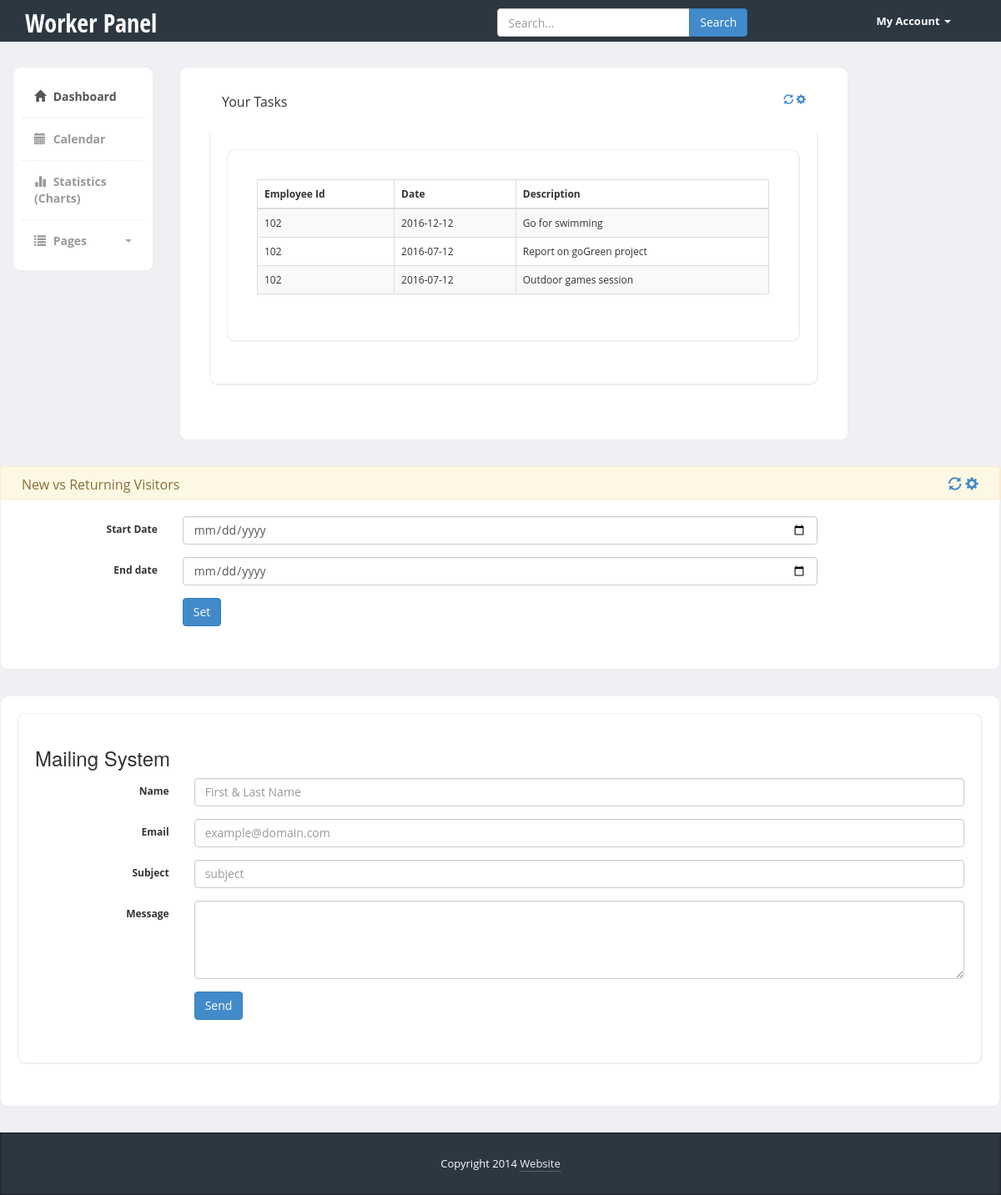
The page /indexW.php (signed in) on the database its author committed.
### tables this page shows
CREATE TABLE IF NOT EXISTS `schedule` (
  `empid` int(11) DEFAULT NULL,
  `empdate` date DEFAULT NULL,
  `description` varchar(30) DEFAULT NULL,
  KEY `empid` (`empid`)
);

### indexW.php (the view, shortened to what this page needs)
<?php
	$email = $_SESSION['email'];
?>
<!DOCTYPE html>
<html>
  <head>
    <link href="bootstrap/css/bootstrap.min.css" rel="stylesheet">
    <link href="css/styles.css" rel="stylesheet">
  </head>
  <body>
  	<div class="header">
	     <div class="container">
	        <div class="row">
	           <div class="col-md-5">
	              <div class="logo">
	                 <h1><a href="index.php">Worker Panel</a></h1>
	              </div>
	           </div>
	           <div class="col-md-5">
	              <div class="row">
	                <div class="col-lg-12">
	                  <div class="input-group form">
	                       <input type="text" class="form-control" placeholder="Search...">
	                       <span class="input-group-btn">
	                         <button class="btn btn-primary" type="button">Search</button>
	                       </span>
	                  </div>
	                </div>
	              </div>
	           </div>
	           <div class="col-md-2">
	              <div class="navbar navbar-inverse" role="banner">
	                  <nav class="collapse navbar-collapse bs-navbar-collapse navbar-right" role="navigation">
	                    <ul class="nav navbar-nav">
	                      <li class="dropdown">
	                        <a href="#" class="dropdown-toggle" data-toggle="dropdown">My Account <b class="caret"></b></a>
	                      </li>
	                    </ul>
	                  </nav>
	              </div>
	           </div>
	        </div>
	     </div>
	</div>
    <div class = "page-content">
    	<div class = "row">
		  <div class = "col-md-2">
		  	<div class = "sidebar content-box" style="display: block;">
                <ul class="nav">
                    <li class="current"><a href="indexW.php"><i class="glyphicon glyphicon-home"></i> Dashboard</a></li>
                    <li><a href="calendar.php"><i class="glyphicon glyphicon-calendar"></i> Calendar</a></li>
                    <li><a href="stats.html"><i class="glyphicon glyphicon-stats"></i> Statistics (Charts)</a></li>
                    <li class="submenu">
                         <a href="#">
                            <i class="glyphicon glyphicon-list"></i> Pages
                            <span class="caret pull-right"></span>
                         </a>
                    </li>
                </ul>
             </div>
		  </div>
		<div class="col-md-10">
		  	<div class="row">
		  		<div class="col-md-10">
		  			<div class="content-box-large">
		  				<div class="panel-heading">
							<div class="panel-title">Your Tasks</div>
							<div class="panel-options">
								<a href="#" data-rel="collapse"><i class="glyphicon glyphicon-refresh"></i></a>
								<a href="#" data-rel="reload"><i class="glyphicon glyphicon-cog"></i></a>
							</div>
						</div>
		  				<div class="panel-body">
							<div class="content-box-large box-with-header">
									<?php
										require 'connect.php';
										$sql = "SELECT * FROM schedule where empid in(select empid from emp where email = '$email')";
										$result = mysqli_query($conn,$sql);
										echo '<div class="content-box-large">';
											echo '<div class="panel-body">';
												echo '<table cellpadding="0" cellspacing="0" border="0" class="table table-striped table-bordered" id="example">';
												echo '<thead>';
													echo '<tr>';
														echo'<th>Employee Id</th>';
														echo'<th>Date</th>';
														echo'<th>Description</th>';
													echo '</tr>';
												echo '</thead>';
												echo '<tbody>';
													$count = mysqli_num_rows($result);
													if($count>=1){
														while($row = mysqli_fetch_assoc($result)){
															echo '<tr>';
															echo '<td>'.$row['empid'].'</td>';
															echo '<td>'.$row['empdate'].'</td>';
															echo '<td>'.$row['description'].'</td>';
															echo'</tr>';
														}
													}
													echo'</tbody>';
												echo'</table>';
											echo'</div>';
										echo'</div>';
									?>
								</div>
		  				</div>
		  			</div>
		  		</div>
		  	</div>
		</div>
		  	<div class="row">
		  		<div class="col-md-12 panel-warning">
		  			<div class="content-box-header panel-heading">
	  					<div class="panel-title ">New vs Returning Visitors</div>
						<div class="panel-options">
							<a href="#" data-rel="collapse"><i class="glyphicon glyphicon-refresh"></i></a>
							<a href="#" data-rel="reload"><i class="glyphicon glyphicon-cog"></i></a>
						</div>
		  			</div>
		  			<div class="content-box-large box-with-header">
							<form  action = "indexW.php" method = "post">
							<div class = "form-horizontal">
								<div class="form-group">
									<label for="date" class="col-sm-2 control-label">Start Date</label>
									<div class="col-sm-8">
										<input type="date" id = 'd1' class="form-control" name="datepicker1" placeholder="Pick start date">
									</div>
								</div>
								<div class="form-group">
									<label for="date" class="col-sm-2 control-label">End date</label>
									<div class="col-sm-8">
										<input type="date" id='d2' class="form-control" name="datepicker2" placeholder="Pick end date">
									</div>
								</div>
								<div class="form-group">
									<div class="col-sm-10 col-sm-offset-2">
										<input id="set" name="set" type="submit" value = "Set" class="btn btn-primary">
									</div>
								</div>
								<div class="form-group">
									<div class="col-sm-8 col-sm-offset-2" id = "msg">
									</div>
								</div>
							</div>
							</form>
					</div>
		  		</div>
		  	</div>
		  	<div class="content-box-large">
			<div class="content-box-large">
				<div><h3>Mailing System</h3></div>
				<div class = "form-horizontal">
					<div class="form-group">
						<label for="name" class="col-sm-2 control-label">Name</label>
						<div class="col-sm-10">
							<input type="text" class="form-control" id="ename" name="name" placeholder="First & Last Name" value="">
						</div>
					</div>
					<div class="form-group">
						<label for="email" class="col-sm-2 control-label">Email</label>
						<div class="col-sm-10">
							<input type="email" class="form-control" id="eemail" name="email" placeholder="example@domain.com" value="">
						</div>
					</div>
					<div class="form-group">
						<label for="Subject" class="col-sm-2 control-label">Subject</label>
						<div class="col-sm-10">
							<input type ="text" class = "form-control" name="subject" id = "subject" placeholder = "subject">
						</div>
					</div>
					<div class="form-group">
						<label for="message" class="col-sm-2 control-label">Message</label>
						<div class="col-sm-10">
							<textarea class="form-control" rows="4" name="message" id = "message"></textarea>
						</div>
					</div>
					<div class="form-group">
						<div class="col-sm-10 col-sm-offset-2">
							<input id="send" name="send" type="submit" value="Send" class="btn btn-primary" onclick = "formSubmit()">
						</div>
					</div>
					<div class="form-group">
						<div class="col-sm-10 col-sm-offset-2" id = "confirm">
						</div>
					</div>
				</div>
		  	</div>
		  	</div>
		  </div>
		</div>
    <footer>
         <div class="container">
            <div class="copy text-center">
               Copyright 2014 <a href='#'>Website</a>
            </div>
         </div>
      </footer>
  </body>
</html>

### css/styles.css (style rules this page uses)
body { font-family: 'Open Sans', sans-serif; background-color: #f7f7f7; position: relative; margin: 0px; font-size: 12px; padding: 0px; }
.page-content > .row { margin-left: 0px !important; margin-right: 0px !important; margin-top: 30px; }
footer { background-color:#2c3742; box-shadow:inset 0px 0px 3px #111; color:#fff; font-size:14px; line-height:25px; padding:10px 0px 10px 0px; bottom: 0px; }
footer a { color:#eee; text-decoration:none; border-bottom:1px dotted #888; }
footer .copy { font-size:13px; margin:15px 0px; }
.header { height:50px; background-color: #2c3742; }
.header .logo h1 { font-size:30px; margin:0px; padding:10px 0px; }
.header .logo h1 a { color:#fff; font-family: 'Open Sans Condensed', sans-serif; }
.header .form { margin-top:10px; width:100%; max-width:300px; margin:10px auto; }
.header .navbar * { box-shadow:none !important; }
.header .navbar { background:none !important; border:0px !important; }
.header .navbar .nav > li > a { color:#fff !important; font-size:13px !important; border-bottom:0px !important; margin-top:0px !important; font-weight:bold; }
.header .navbar-collapse { border:0px !important; }
.header .navbar-nav .caret { border-top-color:#fff !important; border-bottom-color:#fff !important; }
.content-box, .content-box-large { margin-bottom:30px; background:#fff; border-radius:10px; padding:10px; border-left:1px solid #eee; border-top:1px solid #eee; border-right:2px solid #eee; border-bottom:2px solid #eee; }
.content-box-large { padding: 20px; }
.box-with-header { border-top: none; border-top-left-radius:0px; border-top-right-radius:0px; }
.content-box-header { min-height: 40px; font-size: 16px; background:#f5f5f5; border-top-left-radius:5px; border-top-right-radius:5px; padding:10px; border-left:1px solid #eee; border-top:1px solid #eee; border-right:2px solid #eee; }
.content-box-header:after { clear:both; }
.sidebar ul.nav, .sidebar ul.nav ul { list-style: none; padding: 0px; margin: 0px; }
.sidebar .nav > li { margin: 0; border-bottom:1px dashed #eee; }
.sidebar .nav > li:last-child { border-bottom:0px; }
.sidebar .nav > li > a { font-size: 14px; line-height: 20px; padding: 15px 15px; color: #999; display: block; font-weight:bold; background:none; text-decoration: none; border-top:0px; font-weight:bold; }
.sidebar .nav > li > a > i { margin-right:5px; }
.sidebar .nav li a:hover, .sidebar .nav li.current > a { background: #fff; color: #555; border-bottom:0px; }
.sidebar .nav a .caret { float: right; width: 0; height: 0; display: inline-block; vertical-align: top; border-top: 4px solid #aaa; border-right: 4px solid transparent; border-left: 4px solid transparent; content: ""; margin-top: 8px; margin-left: 2px; }
body { background-color: #eff0f3; }
.panel-heading>.panel-title, .content-box-header .panel-title { float: left; padding: 10px 15px; padding-top: 0px; }
.panel-heading>.panel-options, .content-box-header .panel-options { float: right; padding-right: 15px; }
.panel-heading>.panel-options>a, .content-box-header .panel-options>a { margin-top: 10px; }
.panel-body { clear:both; }

### rows shown on the page
schedule: empid "102", empdate "2016-12-12", description "Go for swimming"
schedule: empid "102", empdate "2016-07-12", description "Report on goGreen project"
schedule: empid "102", empdate "2016-07-12", description "Outdoor games session"
